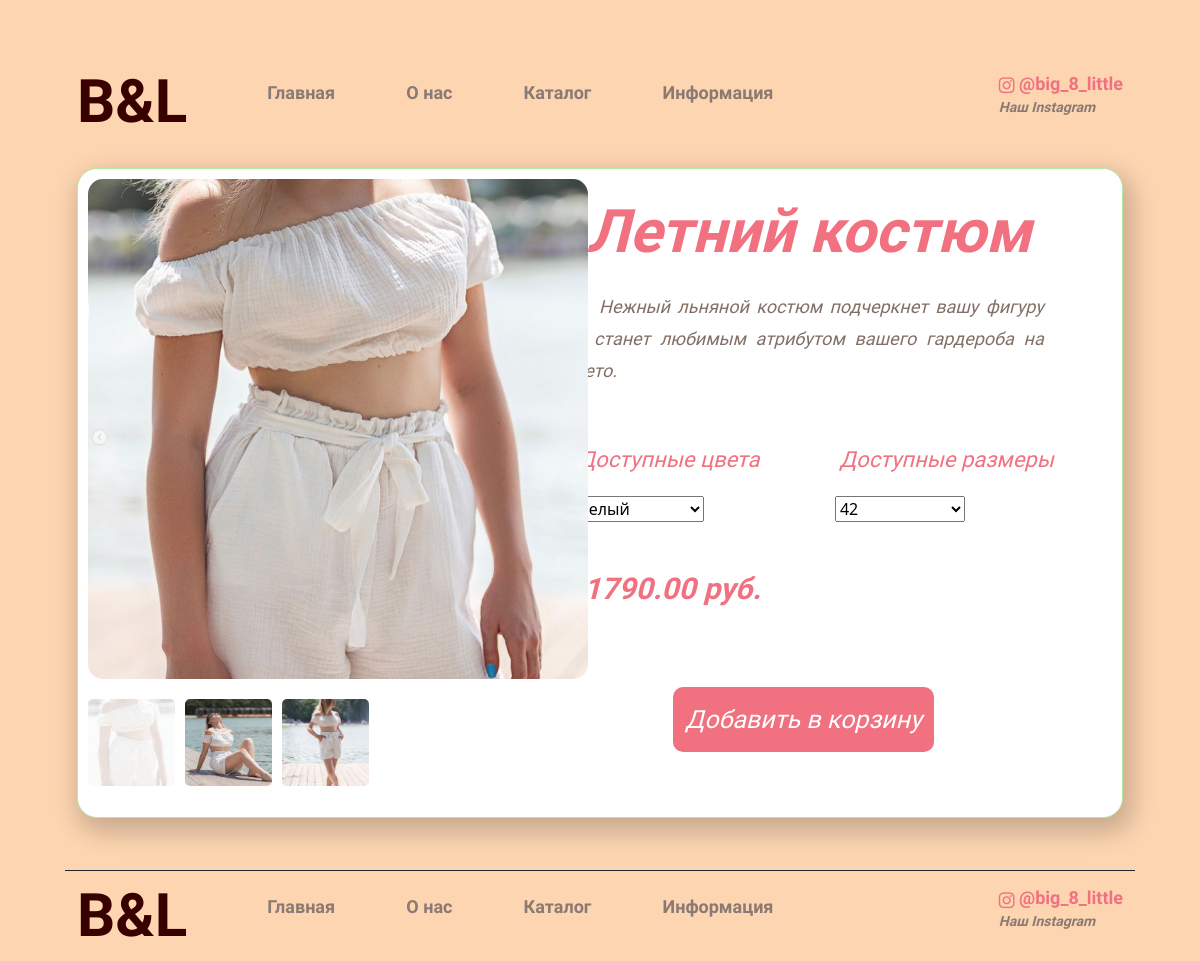
The page /products/costumes/summer_costume1/ on the database its author committed.
### mainapp/models.py (models this page shows, shortened)
class ImageGallery(models.Model):
    content_type = models.ForeignKey(ContentType, on_delete=models.CASCADE, null=True)
    object_id = models.PositiveIntegerField()
    content_object = GenericForeignKey('content_type', 'object_id')
    image = models.ImageField(upload_to=upload_function, null=True, blank=True)
    is_main = models.BooleanField(default=False)
    class Meta:
        verbose_name = 'Галерея изображений'
        verbose_name_plural = verbose_name

class Product(models.Model):  # каркас продукта
    category = models.ForeignKey(Category, verbose_name='Категория', on_delete=models.CASCADE)
    title = models.CharField(max_length=255, verbose_name='Наименование')
    slug = models.SlugField(unique=True)
    description = models.TextField(verbose_name='Описание', null=True)
    price = models.DecimalField(max_digits=9, decimal_places=2, verbose_name='Цена')
    class Meta:
        verbose_name = 'Товар'
        verbose_name_plural = 'Товары'

### mainapp/views.py (the view)
# urls.py: path('products/<str:category_slug>/<str:product_slug>/', ProductDetail, name='product_detail'),
def ProductDetail(request, category_slug, product_slug):
    categories = Category.objects.all()
    category = get_object_or_404(Category, slug=category_slug)
    product = get_object_or_404(Product, slug=product_slug)
    images = ImageGallery.objects.filter(object_id=product.id)
    main_image = get_object_or_404(ImageGallery, object_id=product.id, is_main=True)
    colors = ColorField.objects.filter(object_id=product.id)
    sizes = SizeField.objects.filter(object_id=product.id)
    return render(request, 'product_detail.html', locals())

### mainapp/templates/product_detail.html (shortened to what this page needs)
{% extends 'catalog.html' %}
{% load static %}
{% block link-css %}
<link rel="stylesheet" href="{% static 'shop/css/base.css' %}">
<link rel="stylesheet" href="{% static 'shop/css/catalog.css' %}">
<link rel="stylesheet" href="{% static 'shop/css/product_detail.css' %}">
{% endblock %}
{% block main-content %}
<div class="container">
    <div class="content">
        <div class="detail-photo">
            <div class="double-slider">
                <div class="slider">
                    {% for img in images %}
                    <div class="slider-item">
                    </div>
                    {% endfor %}
                </div>
                <div class="down-imgs">
                    <div class="slider-nav">
                        {% for img in images %}
                        <div class="slider-nav-item">
                            <img src="{{img.image.url}}" loading="lazy" alt="">
                        </div>
                        {% endfor %}
                    </div>
                </div>
            </div>
        </div>
        <div class="detail-text">
            <p class="detail-name">
                {{product.title}}
            </p>
            <p class="detail-description">
                {{product.description}}
            </p>
            <div class="specification">
                <div class="colors-div">
                    <p class="name-specification">Доступные цвета</p>
                    <select>
                        {% for color in colors %}
                        <option class="colors">
                            {{color.color}}
                        </option>
                        {% endfor %}
                    </select>
                </div>
                <div class="sizes-div">
                    <p class="name-specification">Доступные размеры</p>
                    <select>
                        {% for size in sizes %}
                        <option class="sizes">
                            {{size.size}}
                        </option>
                        {% endfor %}
                    </select>
                </div>
            </div>
            <p class="detail-price">
                {{product.price}} руб.
            </p>
            <button class="add-to-cart">Добавить в корзину</button>
        </div>
    </div>
</div>
{% endblock %}

### static_dev/shop/css/base.css (style rules this page uses)
.container { width: 1170px; margin: 0 auto; z-index: 0; }
.content { display: flex; }
.content p { color: #827067; font-family: 'Exo 2', sans-serif; font-style: italic; font-weight: 200; font-size: 20px; line-height: 1.8em; text-indent: 1.4em; text-align: justify; }
.slider { min-width: 0; left: 0; width: 350px; z-index: 1; }
.slider-nav { min-width: 0; z-index: 1; }
.slider-nav img { width: 87px; height: 87px; border-radius: 5%; }
.slick-current { opacity: 0.2; }
.slider { position: relative; }
.slider-item.slick-slide { z-index: 1 !important; }
@media screen and (max-width: 1400px) { .content p { font-size: 19px; } }
@media screen and (max-width: 1200px) { .container { width: 1070px; } }
@media screen and (max-width: 1200px) { .slider-nav img { width: 73px; height: 73px; } }
@media screen and (max-width: 1200px) { .slider { width: 300px; } }
@media screen and (max-width: 1200px) { .content p { font-size: 18px; } }

### static_dev/shop/css/catalog.css (style rules this page uses)
body { background: #fdd5b1; }
.content { display: flex; position: relative; }

### static_dev/shop/css/product_detail.css (style rules this page uses)
.content { position: relative; display: flex; border: 1px solid #b5e9a7; border-radius: 20px; background: #fff; height: 650px; box-shadow: 5px 10px 25px 5px rgb(0 0 0 / 20%); overflow: hidden; margin: 2% 0 5% 0; }
.detail-photo { float: left; width: 40%; margin: 1% 1%; }
.detail-text { float: right; width: 50%; }
.slider { min-width: 0; left: 0; width: 500px; z-index: 1; }
.slider-nav { min-width: 0; z-index: 1; }
.slider-nav img { width: 87px; height: 87px; border-radius: 5px; margin-right: 10px; }
.slick-current { opacity: 0.2; }
.slider { position: relative; }
.slider-item.slick-slide { z-index: 1 !important; }
.detail-text { margin: 3%; }
.detail-name { font-size: 60px !important; color: #f17180 !important; font-weight: bold !important; text-align: center !important; text-indent: 0 !important; line-height: 0.2em !important; margin-top: 5%; }
.detail-description { margin: 10% 5% 10% 5%; }
.specification { display: flex; }
.colors-div { float: left; width: 50%; }
.sizes-div { float: right; width: 50%; }
.name-specification { font-size: 22px !important; color: #f17180 !important; }
select { margin-left: 10%; width: 50%; }
.colors { margin: 0; }
.detail-price { margin-top: 40px !important; font-weight: bold !important; color: #f17180 !important; font-size: 30px !important; text-indent: 1.2em !important; }
.add-to-cart { height: 10%; width: 25%; position: absolute; bottom: 10%; background: #f17180; font-size: 25px; border-radius: 10px; font-family: 'Exo 2', sans-serif; font-weight: 500; font-style: italic; border: 0; color: #fff; margin-left: 12%; }

### rows shown on the page
ImageGallery: image (picture)
ImageGallery: image (picture)
ImageGallery: image (picture)
Product: title "Летний костюм", description "Нежный льняной костюм подчеркнет вашу фигуру и станет любимым атрибутом вашего гардероба на лето.", price "1790.00"

### other values the page prints
form field value "Белый"
form field value "42"
